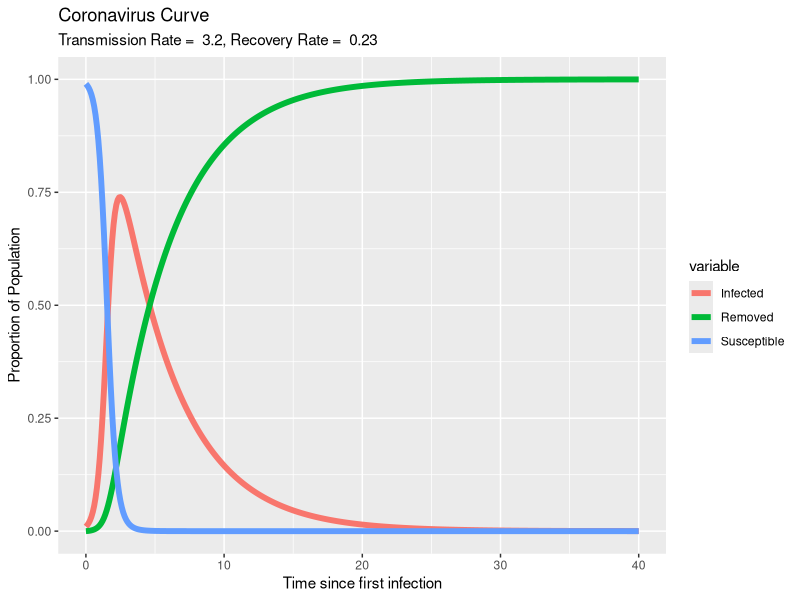

This figure's R source:
#~~~~~~~~~~~~~~~~~~~~~~~~~~~#
# SIR Model for Coronavirus #
# by    Dexter Camison      # 
#         1/04/2020         #
#~~~~~~~~~~~~~~~~~~~~~~~~~~~#

# Source
# https://kinglab.eeb.lsa.umich.edu/480/nls/de.html
# also
# https://www.youtube.com/watch?v=k6nLfCbAzgo


# Load require libraries
# If you don't have them, use: install.packages("deSolve")

library(deSolve)
library(tidyverse)

# Estimated transmission rate (R_0) is estimated to be between 1.5 and 3.5: https://www.imperial.ac.uk/mrc-global-infectious-disease-analysis/covid-19/
Transmission_Rate <- 3.2 # Start with maybe 3.2, and gradually drop values down to 0.5 to see interesting behaviour (eg not all people being infected/some of the population stil susceptible)

Recovery_Rate <- 0.23 # Start with maybe 0.23, can play with these values too - this is harder to change in reality, and has less of an effect in flattening the curve

maxT <- 40 # Time to run the simulation

# Create the system of ordinary differential equations
closed.sir.model <- function (t, x, params) {
  ## first extract the state variables
  S <- x[1] # Susceptible 
  I <- x[2] # Infected
  R <- x[3] # Removed (Recovered / Dead)
  ## now extract the parameters
  transm <- params["transm"] # transmission rate
  recov <- params["recov"] # recovery rate
  N <- S+I+R
  ## now code the model equations:
  ## A system of 3 ordinary diffenential equations
  dSdt <- -transm*S*I 
  dIdt <- transm*S*I - recov*I
  dRdt <- recov*I
  ## combine results into a single vector
  dxdt <- c(dSdt,dIdt,dRdt)
  ## return result as a list!
  list(dxdt)
}

parms <- c(transm = Transmission_Rate, recov = Recovery_Rate)

times <- seq(from = 0,to = maxT, by = 1/10)
xstart <- c(Susceptible = 0.99, Infected = 0.01, Removed = 0)


out <- ode(
    func=closed.sir.model,
    y=xstart,
    times=times,
    parms=parms
    ) %>%
    as.data.frame()

transm_lab <- paste("Transmission Rate = ",Transmission_Rate)
recov_lab <- paste("Recovery Rate = ",Recovery_Rate)
out %>%
  gather(variable,value,-time) %>%
  ggplot(aes(x=time,y=value,color=variable))+
  geom_line(size=2) + 
  ggtitle(label = "Coronavirus Curve" ,subtitle = paste0(transm_lab,", ", recov_lab)) +
  labs(x='Time since first infection',y='Proportion of Population')
